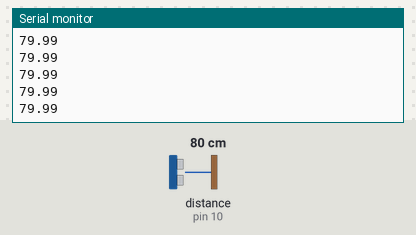
A sketch run on a simulated Arduino Uno, built with avr-gcc and run on an emulated ATmega328P. On the bench: the last lines printed to the serial monitor. Inputs (shaded band) come from the test bench; at power-on: distance to the obstacle (sensor on pin 10) 80 cm. The echo pulse lasts 58.3 µs per cm.

Above: at 10.9 s.
11.0 s: distance to the obstacle (sensor on pin 10) set to 2 cm
At 11.06 s:
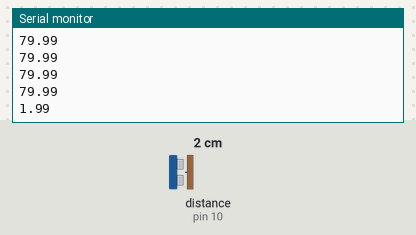
12.5 s: distance to the obstacle (sensor on pin 10) set to 4 cm
At 12.58 s:
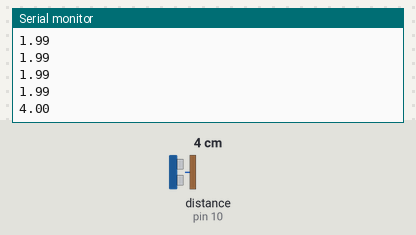
Timing chart, 0 to 15.5 s (numbered marks = the images above; inputs shaded):
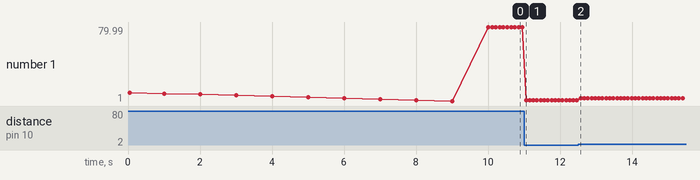

Measured:
- after the input at 11.0 s, the serial monitor: prints a new line after 0.06 s (image 1)
- after the input at 12.5 s, the serial monitor: prints a new line after 0.07 s (image 2)
- plotted number 1: 79.99 → 1.99 after the input at 11.0 s, 1.99 → 4 after the input at 12.5 s

The sketch:

ultrasonic_sensor_main.ino
```cpp
const int trigPin = 9;
const int echoPin = 10;

void setup() {
  Serial.begin(9600);
  pinMode(trigPin, OUTPUT);
  pinMode(echoPin, INPUT);
}

void loop() {

  for (int i = 5; i <= 30; i += 5) {

    Serial.print("Measuring distance for Object at ");
    Serial.print(i);
    Serial.println(" cm in:");

    // 10-second countdown
    for (int j = 10; j >= 1; j--) {
      Serial.println(j);
      delay(1000);
    }

    // Take 100 measurements at each distance
    for (int j = 1; j <= 100; j++) {

      digitalWrite(trigPin, LOW);
      delayMicroseconds(2);

      digitalWrite(trigPin, HIGH);
      delayMicroseconds(10);
      digitalWrite(trigPin, LOW);

      unsigned long duration = pulseIn(echoPin, HIGH, 30000);

      if (duration == 0) {
        Serial.println("NaN");
      }
      else {
        float distance = duration * 0.0343 / 2.0;
        Serial.println(distance);
      }

      delay(100);
    }
  }

  Serial.println("All measurements completed.");
  Serial.println("Do you want to repeat the measurements? (y/n)");

  while (true) {

    if (Serial.available() > 0) {

      char answer = Serial.read();

      if (answer == 'y' || answer == 'Y') {
        Serial.println("Repeating measurements...");
        break;
      }
      else if (answer == 'n' || answer == 'N') {
        Serial.println("Program stopped.");

        while (true) {
          // Stop program
        }
      }
    }
  }
}
```
